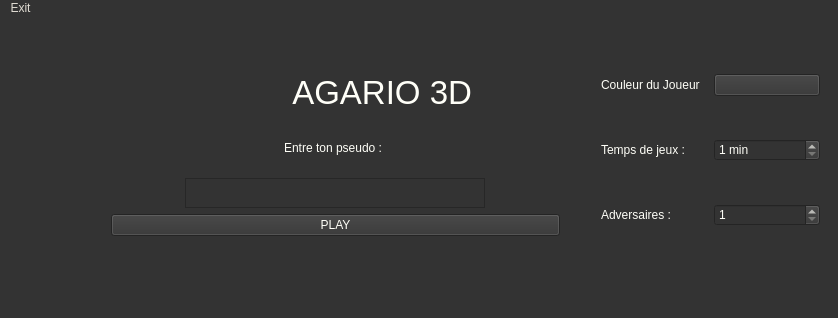
<?xml version="1.0" encoding="UTF-8"?>
<ui version="4.0">
 <class>MainWindow</class>
 <widget class="QMainWindow" name="MainWindow">
  <property name="enabled">
   <bool>true</bool>
  </property>
  <property name="geometry">
   <rect>
    <x>0</x>
    <y>0</y>
    <width>838</width>
    <height>318</height>
   </rect>
  </property>
  <property name="windowTitle">
   <string>MainWindow</string>
  </property>
  <property name="styleSheet">
   <string notr="true">

QMainWindow {
	background-color:rgb(82, 82, 82);
}
QTextEdit {
	background-color:rgb(42, 42, 42);
	color: rgb(0, 255, 0);
}

QPushButton:hover{
	border-style: outset;
	border-width: 2px;
	border-top-color: qlineargradient(spread:pad, x1:0.5, y1:0.6, x2:0.5, y2:0.4, stop:0 rgba(180, 180, 180, 255), stop:1 rgba(110, 110, 110, 255));
	border-right-color: qlineargradient(spread:pad, x1:0.4, y1:0.5, x2:0.6, y2:0.5, stop:0 rgba(180, 180, 180, 255), stop:1 rgba(110, 110, 110, 255));
	border-left-color: qlineargradient(spread:pad, x1:0.6, y1:0.5, x2:0.4, y2:0.5, stop:0 rgba(180, 180, 180, 255), stop:1 rgba(110, 110, 110, 255));
	border-bottom-color: rgb(115, 115, 115);
	border-bottom-width: 1px;
	border-style: solid;
	color: rgb(255, 255, 255);
	padding: 2px;
	background-color: qlineargradient(spread:pad, x1:0.5, y1:1, x2:0.5, y2:0, stop:0 rgba(107, 107, 107, 255), stop:1 rgba(157, 157, 157, 255));
}
QPushButton:pressed{
	border-style: outset;
	border-width: 2px;
	border-top-color: qlineargradient(spread:pad, x1:0.5, y1:0.6, x2:0.5, y2:0.4, stop:0 rgba(62, 62, 62, 255), stop:1 rgba(22, 22, 22, 255));
	border-right-color: qlineargradient(spread:pad, x1:0.4, y1:0.5, x2:0.6, y2:0.5, stop:0 rgba(115, 115, 115, 255), stop:1 rgba(62, 62, 62, 255));
	border-left-color: qlineargradient(spread:pad, x1:0.6, y1:0.5, x2:0.4, y2:0.5, stop:0 rgba(115, 115, 115, 255), stop:1 rgba(62, 62, 62, 255));
	border-bottom-color: rgb(58, 58, 58);
	border-bottom-width: 1px;
	border-style: solid;
	color: rgb(255, 255, 255);
	padding: 2px;
	background-color: qlineargradient(spread:pad, x1:0.5, y1:1, x2:0.5, y2:0, stop:0 rgba(77, 77, 77, 255), stop:1 rgba(97, 97, 97, 255));
}
QPushButton:disabled{
	border-style: outset;
	border-width: 2px;
	border-top-color: qlineargradient(spread:pad, x1:0.5, y1:0.6, x2:0.5, y2:0.4, stop:0 rgba(115, 115, 115, 255), stop:1 rgba(62, 62, 62, 255));
	border-right-color: qlineargradient(spread:pad, x1:0.4, y1:0.5, x2:0.6, y2:0.5, stop:0 rgba(115, 115, 115, 255), stop:1 rgba(62, 62, 62, 255));
	border-left-color: qlineargradient(spread:pad, x1:0.6, y1:0.5, x2:0.4, y2:0.5, stop:0 rgba(115, 115, 115, 255), stop:1 rgba(62, 62, 62, 255));
	border-bottom-color: rgb(58, 58, 58);
	border-bottom-width: 1px;
	border-style: solid;
	color: rgb(0, 0, 0);
	padding: 2px;
	background-color: qlineargradient(spread:pad, x1:0.5, y1:1, x2:0.5, y2:0, stop:0 rgba(57, 57, 57, 255), stop:1 rgba(77, 77, 77, 255));
}
QLineEdit {
	border-width: 1px; border-radius: 4px;
	border-color: rgb(58, 58, 58);
	border-style: inset;
	padding: 0 8px;
	color: rgb(255, 255, 255);
	background:rgb(100, 100, 100);
	selection-background-color: rgb(187, 187, 187);
	selection-color: rgb(60, 63, 65);
}
QLabel {
	color:rgb(255,255,255);	
}
QProgressBar {
	text-align: center;
	color: rgb(240, 240, 240);
	border-width: 1px; 
	border-radius: 10px;
	border-color: rgb(58, 58, 58);
	border-style: inset;
	background-color:rgb(77,77,77);
}
QProgressBar::chunk {
	background-color: qlineargradient(spread:pad, x1:0.5, y1:0.7, x2:0.5, y2:0.3, stop:0 rgba(87, 97, 106, 255), stop:1 rgba(93, 103, 113, 255));
	border-radius: 5px;
}
QMenuBar {
	background:rgb(82, 82, 82);
}
QMenuBar::item {
	color:rgb(223,219,210);
	spacing: 3px;
	padding: 1px 4px;
	background: transparent;
}

QMenuBar::item:selected {
	background:rgb(115, 115, 115);
}
QMenu::item:selected {
	color:rgb(255,255,255);
	border-width:2px;
	border-style:solid;
	padding-left:18px;
	padding-right:8px;
	padding-top:2px;
	padding-bottom:3px;
	background:qlineargradient(spread:pad, x1:0.5, y1:0.7, x2:0.5, y2:0.3, stop:0 rgba(87, 97, 106, 255), stop:1 rgba(93, 103, 113, 255));
	border-top-color: qlineargradient(spread:pad, x1:0.5, y1:0.6, x2:0.5, y2:0.4, stop:0 rgba(115, 115, 115, 255), stop:1 rgba(62, 62, 62, 255));
	border-right-color: qlineargradient(spread:pad, x1:0.4, y1:0.5, x2:0.6, y2:0.5, stop:0 rgba(115, 115, 115, 255), stop:1 rgba(62, 62, 62, 255));
	border-left-color: qlineargradient(spread:pad, x1:0.6, y1:0.5, x2:0.4, y2:0.5, stop:0 rgba(115, 115, 115, 255), stop:1 rgba(62, 62, 62, 255));
	border-bottom-color: rgb(58, 58, 58);
	border-bottom-width: 1px;
}
QMenu::item {
	color:rgb(223,219,210);
	background-color:rgb(78,78,78);
	padding-left:20px;
	padding-top:4px;
	padding-bottom:4px;
	padding-right:10px;
}
QMenu{
	background-color:rgb(78,78,78);
}
QTabWidget {
	color:rgb(0,0,0);
	background-color:rgb(247,246,246);
}
QTabWidget::pane {
		border-color: rgb(77,77,77);
		background-color:rgb(101,101,101);
		border-style: solid;
		border-width: 1px;
    	border-radius: 6px;
}
QTabBar::tab {
	padding:2px;
	color:rgb(250,250,250);
  	background-color: qlineargradient(spread:pad, x1:0.5, y1:1, x2:0.5, y2:0, stop:0 rgba(77, 77, 77, 255), stop:1 rgba(97, 97, 97, 255));
	border-style: solid;
	border-width: 2px;
  	border-top-right-radius:4px;
   border-top-left-radius:4px;
	border-top-color: qlineargradient(spread:pad, x1:0.5, y1:0.6, x2:0.5, y2:0.4, stop:0 rgba(115, 115, 115, 255), stop:1 rgba(95, 92, 93, 255));
	border-right-color: qlineargradient(spread:pad, x1:0.4, y1:0.5, x2:0.6, y2:0.5, stop:0 rgba(115, 115, 115, 255), stop:1 rgba(95, 92, 93, 255));
	border-left-color: qlineargradient(spread:pad, x1:0.6, y1:0.5, x2:0.4, y2:0.5, stop:0 rgba(115, 115, 115, 255), stop:1 rgba(95, 92, 93, 255));
	border-bottom-color: rgb(101,101,101);
}
QTabBar::tab:selected, QTabBar::tab:last:selected, QTabBar::tab:hover {
  	background-color:rgb(101,101,101);
  	margin-left: 0px;
  	margin-right: 1px;
}
QTabBar::tab:!selected {
    	margin-top: 1px;
		margin-right: 1px;
}
QCheckBox {
	color:rgb(223,219,210);
	padding: 2px;
}
QCheckBox:hover {
	border-radius:4px;
	border-style:solid;
	padding-left: 1px;
	padding-right: 1px;
	padding-bottom: 1px;
	padding-top: 1px;
	border-width:1px;
	border-color: rgb(87, 97, 106);
	background-color:qlineargradient(spread:pad, x1:0.5, y1:0.7, x2:0.5, y2:0.3, stop:0 rgba(87, 97, 106, 150), stop:1 rgba(93, 103, 113, 150));
}
QCheckBox::indicator:checked {
	border-radius:4px;
	border-style:solid;
	border-width:1px;
	border-color: rgb(180,180,180);
  	background-color:qlineargradient(spread:pad, x1:0.5, y1:0.7, x2:0.5, y2:0.3, stop:0 rgba(87, 97, 106, 255), stop:1 rgba(93, 103, 113, 255));
}
QCheckBox::indicator:unchecked {
	border-radius:4px;
	border-style:solid;
	border-width:1px;
	border-color: rgb(87, 97, 106);
  	background-color:rgb(255,255,255);
}


QHeaderView::section {
    background-color: #646464;
    padding: 4px;
    border: 1px solid #fffff8;
    font-size: 14pt;
}

QTableWidget {
    gridline-color: #fffff8;
    font-size: 12pt;
}

QTableWidget QTableCornerButton::section {
    background-color: #646464;
    border: 1px solid #fffff8;
}

QStatusBar {
	color:rgb(240,240,240);
}

QWidget {
    background-color: #333333;
    color: #fffff8;
}</string>
  </property>
  <widget class="QWidget" name="centralWidget">
   <widget class="QWidget" name="verticalLayoutWidget">
    <property name="geometry">
     <rect>
      <x>100</x>
      <y>40</y>
      <width>471</width>
      <height>191</height>
     </rect>
    </property>
    <layout class="QVBoxLayout" name="verticalLayout">
     <item>
      <layout class="QHBoxLayout" name="horizontalLayout_4">
       <item>
        <widget class="QLabel" name="label">
         <property name="font">
          <font>
           <pointsize>25</pointsize>
          </font>
         </property>
         <property name="text">
          <string>                    AGARIO 3D</string>
         </property>
        </widget>
       </item>
      </layout>
     </item>
     <item>
      <widget class="QLabel" name="label_2">
       <property name="text">
        <string>                                                    Entre ton pseudo : </string>
       </property>
      </widget>
     </item>
     <item>
      <layout class="QHBoxLayout" name="horizontalLayout_3">
       <item>
        <widget class="QTextEdit" name="textEdit">
         <property name="minimumSize">
          <size>
           <width>5</width>
           <height>5</height>
          </size>
         </property>
         <property name="maximumSize">
          <size>
           <width>300</width>
           <height>30</height>
          </size>
         </property>
         <property name="tabStopWidth">
          <number>10</number>
         </property>
        </widget>
       </item>
      </layout>
     </item>
     <item>
      <layout class="QHBoxLayout" name="horizontalLayout_2">
       <item>
        <widget class="QPushButton" name="pushButton">
         <property name="minimumSize">
          <size>
           <width>0</width>
           <height>0</height>
          </size>
         </property>
         <property name="maximumSize">
          <size>
           <width>16777215</width>
           <height>16777215</height>
          </size>
         </property>
         <property name="text">
          <string>PLAY</string>
         </property>
        </widget>
       </item>
      </layout>
     </item>
    </layout>
   </widget>
   <widget class="QWidget" name="verticalLayoutWidget_3">
    <property name="geometry">
     <rect>
      <x>590</x>
      <y>10</y>
      <width>241</width>
      <height>251</height>
     </rect>
    </property>
    <layout class="QVBoxLayout" name="verticalLayout_3">
     <item>
      <layout class="QHBoxLayout" name="horizontalLayout_7">
       <item>
        <widget class="QLabel" name="label_4">
         <property name="text">
          <string>Couleur du Joueur</string>
         </property>
        </widget>
       </item>
       <item>
        <widget class="QPushButton" name="pushButton_2">
         <property name="text">
          <string/>
         </property>
        </widget>
       </item>
      </layout>
     </item>
     <item>
      <layout class="QHBoxLayout" name="horizontalLayout_6">
       <item>
        <widget class="QLabel" name="label_9">
         <property name="text">
          <string>Temps de jeux :</string>
         </property>
        </widget>
       </item>
       <item>
        <widget class="QSpinBox" name="spinBox_4">
         <property name="suffix">
          <string> min</string>
         </property>
         <property name="prefix">
          <string/>
         </property>
         <property name="minimum">
          <number>1</number>
         </property>
         <property name="maximum">
          <number>5</number>
         </property>
        </widget>
       </item>
      </layout>
     </item>
     <item>
      <layout class="QHBoxLayout" name="horizontalLayout">
       <item>
        <widget class="QLabel" name="label_3">
         <property name="text">
          <string>Adversaires :</string>
         </property>
        </widget>
       </item>
       <item>
        <widget class="QSpinBox" name="spinBox">
         <property name="suffix">
          <string/>
         </property>
         <property name="minimum">
          <number>1</number>
         </property>
         <property name="maximum">
          <number>9</number>
         </property>
        </widget>
       </item>
      </layout>
     </item>
    </layout>
   </widget>
  </widget>
  <widget class="QMenuBar" name="menuBar">
   <property name="geometry">
    <rect>
     <x>0</x>
     <y>0</y>
     <width>838</width>
     <height>21</height>
    </rect>
   </property>
   <widget class="QMenu" name="menuQuitter">
    <property name="title">
     <string>Exit</string>
    </property>
    <addaction name="actionQuitter"/>
   </widget>
   <addaction name="menuQuitter"/>
  </widget>
  <action name="actionExit">
   <property name="text">
    <string>Aide </string>
   </property>
  </action>
  <action name="actionQuitter">
   <property name="text">
    <string>Quitter</string>
   </property>
  </action>
  <action name="actionfindepartie">
   <property name="text">
    <string>findepartie</string>
   </property>
  </action>
 </widget>
 <layoutdefault spacing="6" margin="11"/>
 <resources/>
 <connections/>
</ui>
